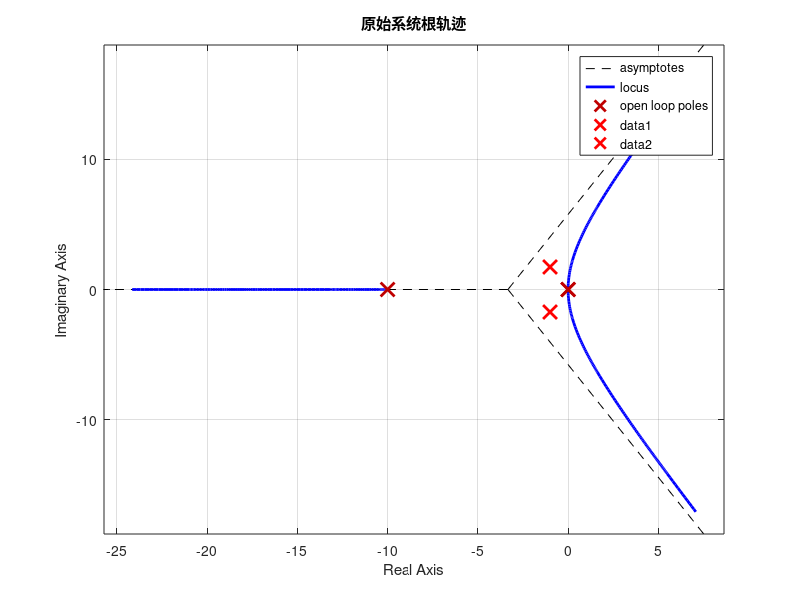
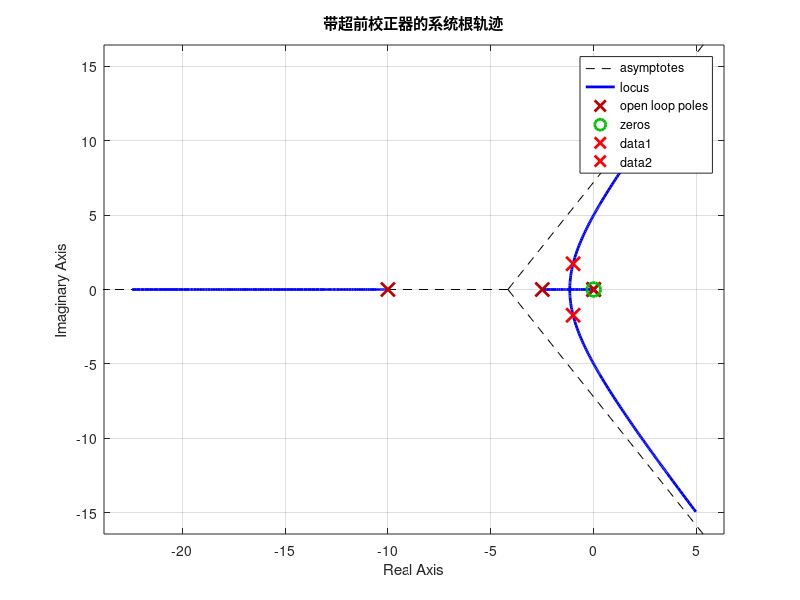
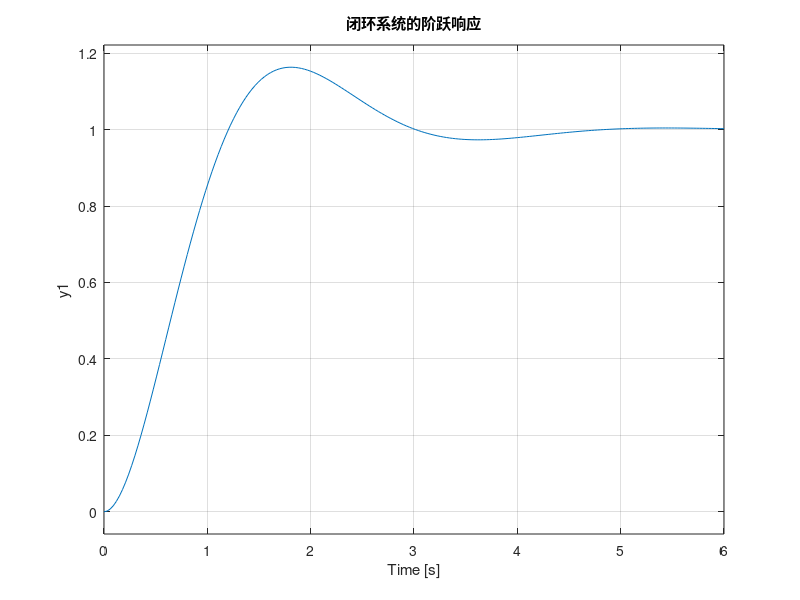

MATLAB code for these plots, in order: (Note: this script raises an error after producing the figures.)
% 定义传递函数
s = tf('s');
G = 1 / s^2;  % 宇宙飞船的传递函数
H = 1 / (0.1 * s + 1);  % 传感器传递函数

% 开环传递函数
OLTF = G * H;

% 绘制原始系统的根轨迹
figure;
rlocus(OLTF);
title('原始系统根轨迹');
grid on;

% 计算期望闭环极点 (根据阻尼比和自然频率)
zeta = 0.5;  % 阻尼比
omega_n = 2;  % 自然频率 (单位: rad/s)
p1 = -zeta * omega_n + omega_n * sqrt(1 - zeta^2) * 1i;
p2 = conj(p1);

% 在根轨迹上标注期望闭环极点
hold on;
plot(real(p1), imag(p1), 'rx', 'MarkerSize', 10, 'LineWidth', 2);
plot(real(p2), imag(p2), 'rx', 'MarkerSize', 10, 'LineWidth', 2);
hold off;

% 设计超前校正器 G_c(s)
z = 0;  % 补偿器零点
p = 2.5;    % 补偿器极点
K = abs(p1^2*(p1+10)*(p1+p)/(10*p1));    % 初始增益
G_c = K * (s + z) / (s + p);  % 超前校正器

% 更新后的开环传递函数
OLTF_compensated = G_c * OLTF;

% 绘制带补偿器的根轨迹
figure;
rlocus(OLTF_compensated);
title('带超前校正器的系统根轨迹');
grid on;
hold on;
plot(real(p1), imag(p1), 'rx', 'MarkerSize', 10, 'LineWidth', 2);
plot(real(p2), imag(p2), 'rx', 'MarkerSize', 10, 'LineWidth', 2);
hold off;

% 检查闭环极点的位置

CLTF = feedback(G_c * G, H);

% 验证设计：绘制阶跃响应
figure;
step(CLTF);
title('闭环系统的阶跃响应');
grid on;


% 输出系统的性能信息
info = stepinfo(CLTF);
overshoot = info.Overshoot;  % 超调量
settling_time = info.SettlingTime;  % 稳定时间

fprintf('超调量: %.2f%%\n', overshoot);
fprintf('稳定时间: %.2f 秒\n', settling_time);

% 使用 damp 函数验证阻尼比和自然频率
[wn, zeta, poles] = damp(CLTF);
fprintf('自然频率 (rad/s): %.2f\n', wn(2));
fprintf('阻尼比: %.2f\n', zeta(2));
